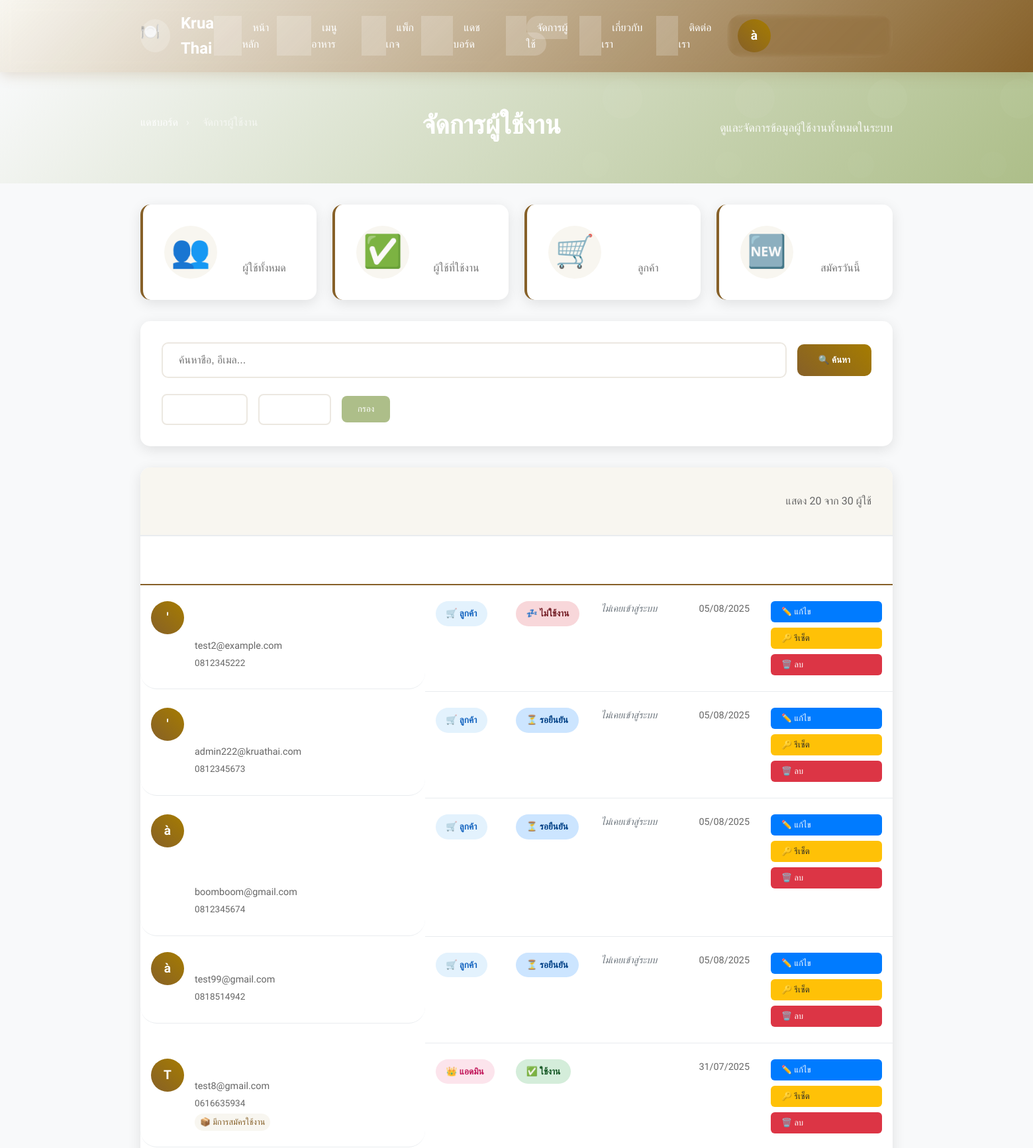
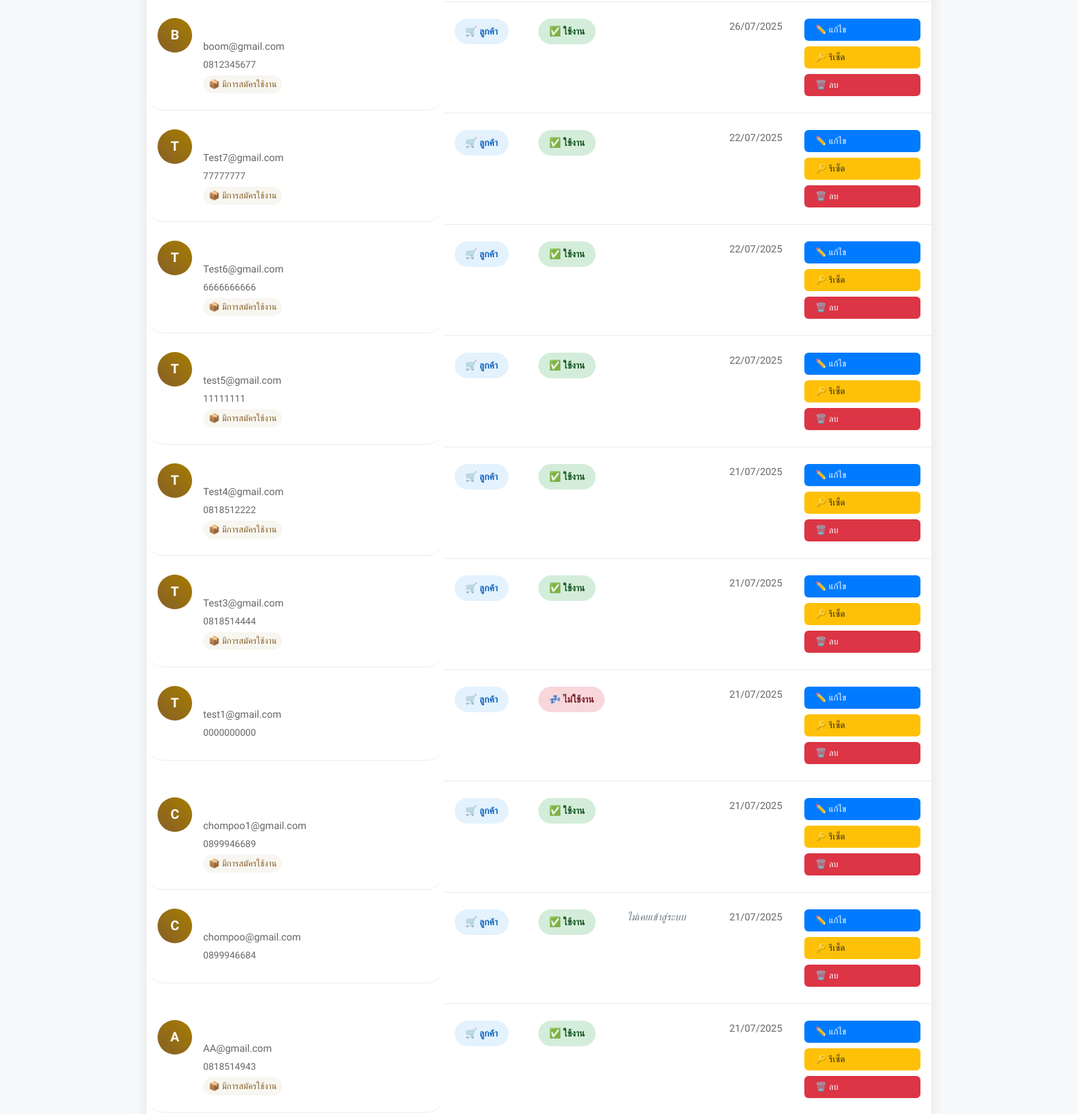
Page /KruaThai/admin_users.php (signed in, upper part) on the committed database (2 pictures, top to bottom).
### tables this page shows
CREATE TABLE `users` (
  `id` char(36) NOT NULL,
  `email` varchar(255) NOT NULL,
  `password_hash` varchar(255) NOT NULL,
  `first_name` varchar(100) NOT NULL,
  `last_name` varchar(100) NOT NULL,
  `phone` varchar(20) DEFAULT NULL,
  `facebook_id` varchar(50) DEFAULT NULL,
  `google_id` varchar(100) DEFAULT NULL,
  `registration_method` enum('email','facebook','google') DEFAULT 'email',
  `date_of_birth` date DEFAULT NULL,
  `gender` enum('male','female','other') DEFAULT NULL,
  `role` enum('customer','admin','kitchen','rider','support') DEFAULT 'customer',
  `status` enum('active','inactive','suspended','pending_verification','pending_profile') DEFAULT 'pending_verification',
  `email_verified` tinyint(1) DEFAULT '0',
  `email_verification_token` varchar(100) DEFAULT NULL,
  `delivery_address` text,
  `address_line_2` varchar(255) DEFAULT NULL,
  `city` varchar(100) DEFAULT NULL,
  `state` varchar(100) DEFAULT NULL,
  `zip_code` varchar(10) DEFAULT NULL,
  `country` varchar(100) DEFAULT 'Thailand',
  `delivery_instructions` text,
  `dietary_preferences` longtext,
  `allergies` longtext,
  `spice_level` enum('mild','medium','hot','extra_hot') DEFAULT 'medium',
  `last_login` timestamp NULL DEFAULT NULL,
  `failed_login_attempts` int(11) DEFAULT '0',
  `locked_until` timestamp NULL DEFAULT NULL,
  `password_reset_token` varchar(100) DEFAULT NULL,
  `password_reset_expires` timestamp NULL DEFAULT NULL,
  `created_at` timestamp NOT NULL DEFAULT CURRENT_TIMESTAMP,
  `updated_at` timestamp NOT NULL DEFAULT CURRENT_TIMESTAMP ON UPDATE CURRENT_TIMESTAMP,
  `social_provider` varchar(20) DEFAULT NULL COMMENT 'OAuth provider: facebook, google, apple',
  `social_id` varchar(100) DEFAULT NULL COMMENT 'Unique ID from social provider',
  `avatar_url` text COMMENT 'Profile picture URL from social provider'
);

### KruaThai/includes/functions.php (called while the page is built, shortened)
<?php
function sanitizeInput($data) {
    return htmlspecialchars(strip_tags(trim($data)));
}
?>

### KruaThai/admin_users.php (the view, shortened to what this page needs)
<?php
require_once 'config/database.php';
require_once 'includes/functions.php';
$user_id = $_SESSION['user_id'];
$search = sanitizeInput($_GET['search'] ?? '');
$page = max(1, intval($_GET['page'] ?? 1));
$per_page = 20;
$offset = ($page - 1) * $per_page;
$where_conditions = ["1=1"];
$params = [];
$param_types = "";
$where_clause = implode(" AND ", $where_conditions);
$count_query = "SELECT COUNT(*) as total FROM users WHERE $where_clause";
$count_stmt = mysqli_prepare($connection, $count_query);
mysqli_stmt_execute($count_stmt);
$total_users = mysqli_fetch_assoc(mysqli_stmt_get_result($count_stmt))['total'];
$users_query = "SELECT id, first_name, last_name, email, phone, role, status,
                       email_verified, last_login, created_at,
                       (SELECT COUNT(*) FROM subscriptions WHERE user_id = users.id AND status = 'active') as active_subscriptions
                FROM users
                WHERE $where_clause
                ORDER BY created_at DESC
                LIMIT ? OFFSET ?";
$users_stmt = mysqli_prepare($connection, $users_query);
$limit_params = $params;
$limit_params[] = $per_page;
$limit_params[] = $offset;
$limit_param_types = $param_types . "ii";
mysqli_stmt_bind_param($users_stmt, $limit_param_types, ...$limit_params);
mysqli_stmt_execute($users_stmt);
$users = mysqli_fetch_all(mysqli_stmt_get_result($users_stmt), MYSQLI_ASSOC);
$stats_query = "SELECT
    COUNT(*) as total_users,
    SUM(CASE WHEN status = 'active' THEN 1 ELSE 0 END) as active_users,
    SUM(CASE WHEN role = 'customer' THEN 1 ELSE 0 END) as customers,
    SUM(CASE WHEN role = 'admin' THEN 1 ELSE 0 END) as admins,
    SUM(CASE WHEN DATE(created_at) = CURDATE() THEN 1 ELSE 0 END) as new_today,
    SUM(CASE WHEN DATE(last_login) = CURDATE() THEN 1 ELSE 0 END) as active_today
FROM users";
$stats_result = mysqli_query($connection, $stats_query);
$stats = mysqli_fetch_assoc($stats_result);
include 'includes/header.php';
?>
<link rel="stylesheet" href="assets/css/admin.css">
<div class="admin-container">
    <div class="admin-header">
        <div class="container">
            <div class="header-content">
                <div class="breadcrumb">
                    <a href="dashboard.php">แดชบอร์ด</a>
                    <span>›</span>
                    <span>จัดการผู้ใช้งาน</span>
                </div>
                <h1>จัดการผู้ใช้งาน</h1>
                <p>ดูและจัดการข้อมูลผู้ใช้งานทั้งหมดในระบบ</p>
            </div>
        </div>
    </div>
    <div class="container">
        <div class="stats-grid">
            <div class="stat-card">
                <div class="stat-icon">👥</div>
                <div class="stat-content">
                    <div class="stat-number"><?php echo number_format($stats['total_users']); ?></div>
                    <div class="stat-label">ผู้ใช้ทั้งหมด</div>
                </div>
            </div>
            <div class="stat-card">
                <div class="stat-icon">✅</div>
                <div class="stat-content">
                    <div class="stat-number"><?php echo number_format($stats['active_users']); ?></div>
                    <div class="stat-label">ผู้ใช้ที่ใช้งาน</div>
                </div>
            </div>
            <div class="stat-card">
                <div class="stat-icon">🛒</div>
                <div class="stat-content">
                    <div class="stat-number"><?php echo number_format($stats['customers']); ?></div>
                    <div class="stat-label">ลูกค้า</div>
                </div>
            </div>
            <div class="stat-card">
                <div class="stat-icon">🆕</div>
                <div class="stat-content">
                    <div class="stat-number"><?php echo number_format($stats['new_today']); ?></div>
                    <div class="stat-label">สมัครวันนี้</div>
                </div>
            </div>
        </div>
        <div class="users-controls">
            <div class="search-section">
                <form method="GET" class="search-form">
                    <div class="search-group">
                        <input
                            type="text"
                            name="search"
                            placeholder="ค้นหาชื่อ, อีเมล..."
                            value="<?php echo htmlspecialchars($search); ?>"
                            class="search-input"
                        >
                        <button type="submit" class="search-btn">
                            🔍 ค้นหา
                        </button>
                    </div>
                    <div class="filter-group">
                        <select name="role" class="filter-select">
                            <option value="">ทุกบทบาท</option>
                        </select>
                        <select name="status" class="filter-select">
                            <option value="">ทุกสถานะ</option>
                        </select>
                        <button type="submit" class="filter-btn">กรอง</button>
                    </div>
                </form>
            </div>
        </div>
        <div class="users-table-container">
            <div class="table-header">
                <h2>รายการผู้ใช้งาน</h2>
                <div class="table-info">
                    แสดง <?php echo count($users); ?> จาก <?php echo number_format($total_users); ?> ผู้ใช้
                </div>
            </div>
            <div class="table-responsive">
                <table class="users-table">
                    <thead>
                        <tr>
                            <th>ข้อมูลผู้ใช้</th>
                            <th>บทบาท</th>
                            <th>สถานะ</th>
                            <th>การเข้าสู่ระบบ</th>
                            <th>สมาชิกตั้งแต่</th>
                            <th>การดำเนินการ</th>
                        </tr>
                    </thead>
                    <tbody>
                        <?php foreach ($users as $user): ?>
                            <tr class="user-row">
                                <td class="user-info">
                                    <div class="user-avatar">
                                        <?php echo strtoupper(substr($user['first_name'], 0, 1)); ?>
                                    </div>
                                    <div class="user-details">
                                        <div class="user-name">
                                        </div>
                                        <div class="user-email">
                                            <?php echo htmlspecialchars($user['email']); ?>
                                        </div>
                                        <?php if (!empty($user['phone'])): ?>
                                            <div class="user-phone"><?php echo htmlspecialchars($user['phone']); ?></div>
                                        <?php endif; ?>
                                        <?php if ($user['active_subscriptions'] > 0): ?>
                                            <div class="user-subscription">📦 มีการสมัครใช้งาน</div>
                                        <?php endif; ?>
                                    </div>
                                </td>
                                <td>
                                    <span class="role-badge role-<?php echo $user['role']; ?>">
                                        <?php
                                        $role_names = [
                                            'customer' => '🛒 ลูกค้า',
                                            'admin' => '👑 แอดมิน',
                                            'kitchen' => '👨‍🍳 ครัว',
                                            'rider' => '🏍️ ไรเดอร์',
                                            'support' => '🎧 ซัพพอร์ต'
                                        ];
                                        echo $role_names[$user['role']] ?? $user['role'];
                                        ?>
                                    </span>
                                </td>
                                <td>
                                    <span class="status-badge status-<?php echo $user['status']; ?>">
                                        <?php
                                        $status_names = [
                                            'active' => '✅ ใช้งาน',
                                            'inactive' => '💤 ไม่ใช้งาน',
                                            'suspended' => '🚫 ถูกระงับ',
                                            'pending_verification' => '⏳ รอยืนยัน'
                                        ];
                                        echo $status_names[$user['status']] ?? $user['status'];
                                        ?>
                                    </span>
                                </td>
                                <td class="login-info">
                                    <?php if ($user['last_login']): ?>
                                        <div class="last-login">
                                        </div>
                                    <?php else: ?>
                                        <div class="never-login">ไม่เคยเข้าสู่ระบบ</div>
                                    <?php endif; ?>
                                </td>
                                <td class="created-date">
                                    <?php echo date('d/m/Y', strtotime($user['created_at'])); ?>
                                </td>
                                <td class="actions">
                                    <?php if ($user['id'] !== $user_id): ?>
                                        <div class="action-buttons">
                                            <button class="action-btn edit-btn" onclick="openEditModal('<?php echo $user['id']; ?>', '<?php echo htmlspecialchars($user['first_name'] . ' ' . $user['last_name']); ?>', '<?php echo $user['role']; ?>', '<?php echo $user['status']; ?>')">
                                                ✏️ แก้ไข
                                            </button>
                                            <button class="action-btn reset-btn" onclick="resetPassword('<?php echo $user['id']; ?>', '<?php echo htmlspecialchars($user['first_name'] . ' ' . $user['last_name']); ?>')">
                                                🔑 รีเซ็ต
                                            </button>
                                            <button class="action-btn delete-btn" onclick="deleteUser('<?php echo $user['id']; ?>', '<?php echo htmlspecialchars($user['first_name'] . ' ' . $user['last_name']); ?>')">
                                                🗑️ ลบ
                                            </button>
                                        </div>
                                    <?php else: ?>
                                        <span class="current-user">ผู้ใช้ปัจจุบัน</span>
                                    <?php endif; ?>
                                </td>
                            </tr>
                        <?php endforeach; ?>
                    </tbody>
                </table>
            </div>
        </div>
    </div>
</div>
<?php include 'includes/footer.php'; ?>

### KruaThai/assets/css/style.css (style rules this page uses)
:root { --olive: #86602800; --brown: #866028; --cream: #ece8e1; --light-cream: #f8f6f0; --matcha: #adbe89; --gray: #666; --dark-olive: #5a4720; --light-olive: #9b7544; }
* { margin: 0; padding: 0; box-sizing: border-box; }
html { font-size: 16px; scroll-behavior: smooth; }
body { font-family: "Sarabun", Arial, sans-serif; line-height: 1.6; color: var(--gray); background-color: var(--light-cream); overflow-x: hidden; }
.container { max-width: 1200px; margin: 0 auto; padding: 0 2rem; }
.header-content { display: flex; align-items: center; justify-content: space-between; padding: 1rem 0; position: relative; }
.user-info { display: flex; align-items: center; gap: 0.75rem; color: white; text-decoration: none; padding: 0.5rem 1rem; border-radius: 25px; transition: all 0.3s ease; background: rgba(255, 255, 255, 0.1); backdrop-filter: blur(5px); }
.user-avatar { width: 35px; height: 35px; border-radius: 50%; background: linear-gradient(45deg, #fff, #f0f0f0); color: var(--brown); display: flex; align-items: center; justify-content: center; font-weight: 700; font-size: 0.9rem; }
.user-name { font-weight: 600; font-size: 0.95rem; }
.stats-grid { display: grid; grid-template-columns: repeat(auto-fit, minmax(200px, 1fr)); gap: 2rem; margin-bottom: 3rem; }
.stat-card { background: linear-gradient(135deg, var(--brown) 0%, #a67c00 100%); color: white; padding: 2rem; border-radius: 15px; text-align: center; position: relative; overflow: hidden; transition: transform 0.3s ease; }
.stat-card::before { content: ""; position: absolute; top: -50%; right: -50%; width: 100%; height: 100%; background: rgba(255, 255, 255, 0.1); border-radius: 50%; transition: transform 0.3s ease; }
.stat-number { font-size: 2.5rem; font-weight: 700; margin-bottom: 0.5rem; position: relative; z-index: 1; }
.stat-label { font-size: 1rem; opacity: 0.9; position: relative; z-index: 1; }

### KruaThai/includes/header.php (style rules this page uses)
:root { --olive: #86602800; --brown: #866028; --cream: #ece8e1; --light-cream: #f8f6f0; --matcha: #adbe89; --gray: #666; }

### rows in the picture
users: first_name "'", email "test2@example.com", phone "0812345222", role "🛒 ลูกค้า", status "💤 ไม่ใช้งาน", shows "ไม่เคยเข้าสู่ระบบ", created_at "05/08/2025"
users: first_name "'", email "admin222@kruathai.com", phone "0812345673", role "🛒 ลูกค้า", status "⏳ รอยืนยัน", shows "ไม่เคยเข้าสู่ระบบ", created_at "05/08/2025"
users: first_name "à", email "boomboom@gmail.com", phone "0812345674", role "🛒 ลูกค้า", status "⏳ รอยืนยัน", shows "ไม่เคยเข้าสู่ระบบ", created_at "05/08/2025"
users: first_name "à", email "test99@gmail.com", phone "0818514942", role "🛒 ลูกค้า", status "⏳ รอยืนยัน", shows "ไม่เคยเข้าสู่ระบบ", created_at "05/08/2025"
users: first_name "T", email "test8@gmail.com", phone "0616635934", shows "📦 มีการสมัครใช้งาน", role "👑 แอดมิน", status "✅ ใช้งาน", created_at "31/07/2025"
users: first_name "B", email "boom@gmail.com", phone "0812345677", shows "📦 มีการสมัครใช้งาน", role "🛒 ลูกค้า", status "✅ ใช้งาน", created_at "26/07/2025"
users: first_name "T", email "Test7@gmail.com", phone "77777777", shows "📦 มีการสมัครใช้งาน", role "🛒 ลูกค้า", status "✅ ใช้งาน", created_at "22/07/2025"
users: first_name "T", email "Test6@gmail.com", phone "6666666666", shows "📦 มีการสมัครใช้งาน", role "🛒 ลูกค้า", status "✅ ใช้งาน", created_at "22/07/2025"
users: first_name "T", email "test5@gmail.com", phone "11111111", shows "📦 มีการสมัครใช้งาน", role "🛒 ลูกค้า", status "✅ ใช้งาน", created_at "22/07/2025"
users: first_name "T", email "Test4@gmail.com", phone "0818512222", shows "📦 มีการสมัครใช้งาน", role "🛒 ลูกค้า", status "✅ ใช้งาน", created_at "21/07/2025"
users: first_name "T", email "Test3@gmail.com", phone "0818514444", shows "📦 มีการสมัครใช้งาน", role "🛒 ลูกค้า", status "✅ ใช้งาน", created_at "21/07/2025"
users: first_name "T", email "test1@gmail.com", phone "0000000000", role "🛒 ลูกค้า", status "💤 ไม่ใช้งาน", created_at "21/07/2025"
users: first_name "C", email "chompoo1@gmail.com", phone "0899946689", shows "📦 มีการสมัครใช้งาน", role "🛒 ลูกค้า", status "✅ ใช้งาน", created_at "21/07/2025"
users: first_name "C", email "chompoo@gmail.com", phone "0899946684", role "🛒 ลูกค้า", status "✅ ใช้งาน", shows "ไม่เคยเข้าสู่ระบบ", created_at "21/07/2025"
users: first_name "A", email "AA@gmail.com", phone "0818514943", shows "📦 มีการสมัครใช้งาน", role "🛒 ลูกค้า", status "✅ ใช้งาน", created_at "21/07/2025"

### other values in the picture
strtoupper(substr($user_name, 0, 1)) ?: '👤' "à"
count($users) "20"
$total_users "30"
